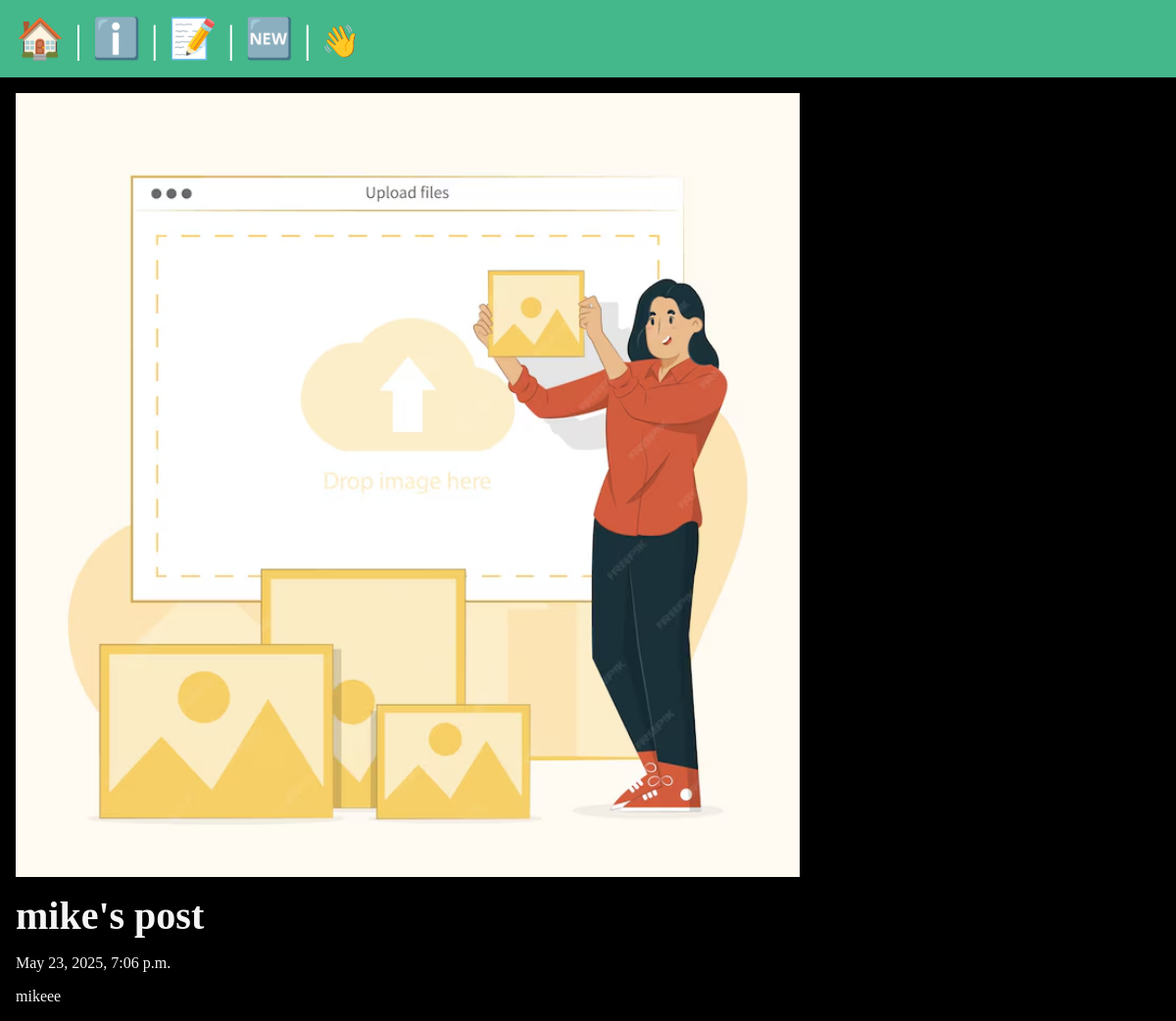
Page /posts/mike-post (signed in) on the committed database.
### posts/models.py (models this page shows, shortened)
class Post(models.Model):
    title = models.CharField(max_length=75)
    body = models.TextField()
    slug = models.SlugField()
    date = models.DateTimeField(auto_now_add=True)
    banner = models.ImageField(default='fallback.png', blank=True)
    author = models.ForeignKey(User, on_delete=models.CASCADE, default=None)

### posts/views.py (the view)
# urls.py: path('<slug:slug>', views.post_page, name='page' ),
def post_page(request, slug):
    post = Post.objects.get(slug=slug)
    return render(request,
                  'posts/post_page.html',
                  {'post': post})

### posts/templates/posts/post_page.html (shortened to what this page needs)
{%  extends 'layout.html' %}
{% block content %}
    <section>
        <img class="banner" src="{{ post.banner.url }}" alt="{{ post.title }}" />
        <h1> {{ post.title }} </h1>
        <p> {{ post.date }} </p>
        <p> {{ post.body }} </p>
    </section>
{% endblock %}

### static/css/style.css (style rules this page uses)
* { margin: 0; padding: 0; box-sizing: border-box; }
body { min-height: 100vh; background-color: black; color: whitesmoke; font-size: 3rem; }
section { display: flex; flex-flow: column; gap: 1rem; }
h1,h2 { font-size: 2.5rem; }
p { font-size: 1rem; }
.banner { display: block; width: 100%; max-width: 800px; }

### rows in the picture
Post: banner (picture), title "mike's post", date "May 23, 2025, 7:06 p.m.", body "mikeee"
